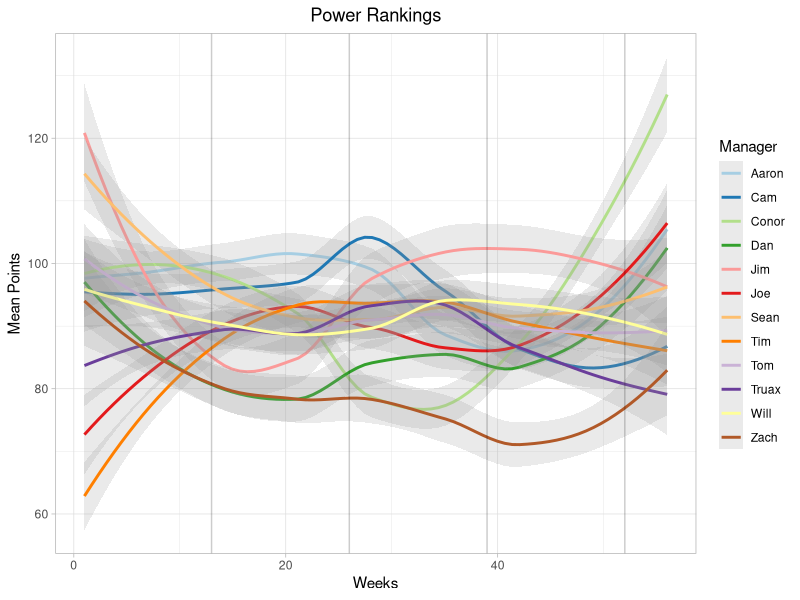
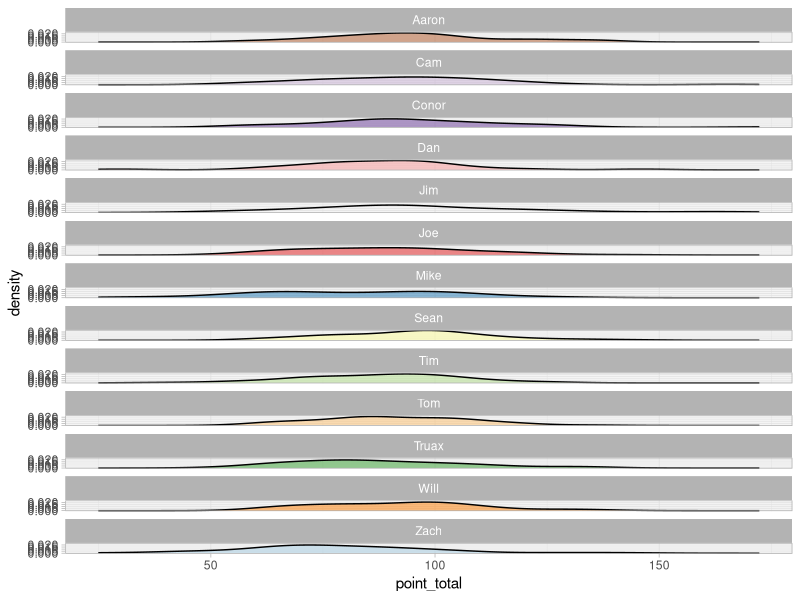
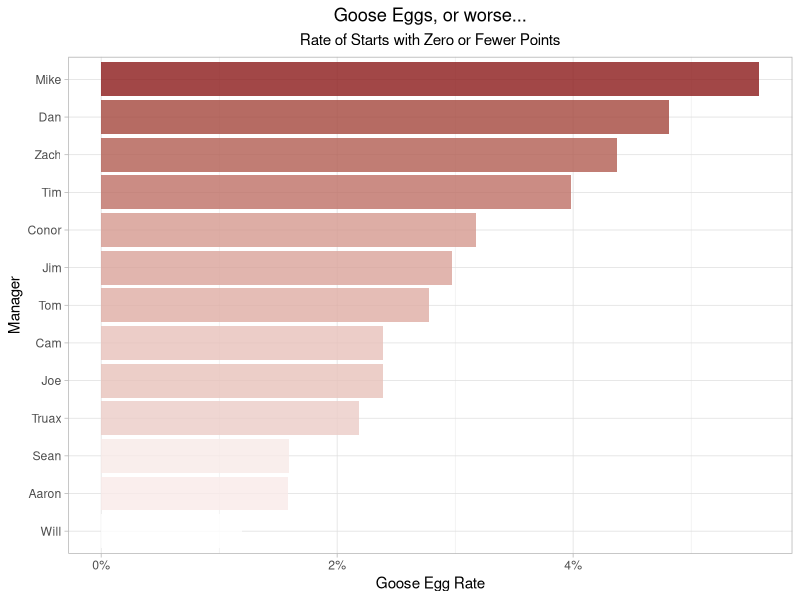

Reproduce these figures in R, in order. (Note: this script raises an error after producing the figures.)
## ---- chunk 1
ipak <- function(pkg){
    new.pkg <- pkg[!(pkg %in% installed.packages()[, "Package"])]
    if (length(new.pkg)) 
        install.packages(new.pkg, dependencies = TRUE)
    suppressWarnings(suppressMessages(sapply(pkg, require, character.only = TRUE)))
}

ipak(c("tidyverse", "skimr", "kableExtra", "knitr"))

theme_set(theme_light())
scale_colour_discrete <- function(...) scale_colour_brewer(..., palette="Paired")
scale_fill_discrete <- function(...) scale_fill_brewer(... , palette="Paired")

## ---- chunk 2
df.stats <- read.csv("../Data/points.csv", header = TRUE)
df.sched <- read.csv("../Data/schedules.csv", header = TRUE)
## ---- chunk 3

#Convert stats dataframe
tmp.conv <- c("team_id", "manager_id", "player_id")
for (col in tmp.conv) {
  df.stats[,col] <- as.factor(df.stats[,col])
}

#Convert schedule dataframe
tmp.conv <- c("team_id", "team_id_opp", "matchup_type")
for (col in tmp.conv) {
  df.sched[,col] <- as.factor(df.sched[,col])
}

## ---- chunk 4
df.stats <- df.stats %>%
  arrange(season, week, team_id, set_pos, player_pos, player_name)

df.sched <- df.sched %>%
  arrange(season, week, result)

## ---- chunk 5

df.managers.short <- data.frame("manager_name" = c("AMackel", "CameronRouzer", "conorclarke", "dayello", "jimayello", "JoeDeGregorio", "M_Stojanovic", "SeanMcNally", "THaze", "TimMartens", "Truax", "WillPo", "zachzachzach"), 
                                "manager_name_short" = c("Aaron", "Cam", "Conor", "Dan", "Jim", "Joe", "Mike", "Sean", "Tom", "Tim", "Truax", "Will", "Zach"))

df.managers <- df.stats %>%
  select(manager_id, manager_name) %>%
  distinct() %>%
  arrange(manager_name) %>%
  left_join(df.managers.short, by = "manager_name")


df.teams <- df.stats %>%
  group_by(team_id) %>%
  arrange(season, week) %>%
  summarise(manager_id_cur = last(manager_id),
            manager_name_cur = last(manager_name),
            team_name_cur = last(team_name)) %>%
  left_join(df.managers %>% select(manager_id, manager_name_short),
            by = c("manager_id_cur" = "manager_id"))

## ---- chunk 6

#Gather plot data
tmp.plot <- df.stats %>%
  group_by(team_id, season, week) %>%
  filter(! set_pos %in% c("BN", "IR", "TAXI")) %>%
  filter(as.integer(week) <= 13) %>%
  summarise(points_total = sum(points)) %>%
  ungroup() %>%
  left_join(df.teams %>% select(team_id, manager_name_short), by="team_id") %>%
  select(Manager = manager_name_short,
         Season = season,
         Week = week,
         Points = points_total) %>%
  arrange(Season, Week) %>%
  mutate(Week = paste0(Season, "-", Week)) %>%
  mutate(Week = factor(Week, ordered = TRUE))

# Create Plot
p <- ggplot(tmp.plot, aes(x = as.integer(Week), y = Points, col = Manager)) +
  geom_smooth(method = 'loess', formula = 'y ~ x',level = 0.5, span = .8, alpha = 0.2) +
  geom_vline(xintercept = seq(13, as.integer(max(tmp.plot$Week)), 13), alpha = 0.2) +
  labs(title = paste("Power Rankings")) +
  xlab("Weeks") +
  ylab("Mean Points") +
  theme(plot.title = element_text(hjust = 0.5))

# Print Plot
print(p)
  
## ---- chunk 7
tmp.plot <- df.stats %>%
  left_join(df.managers %>% select(manager_id, manager_name_short), by="manager_id") %>%
  select(manager_name_short,
         season,
         week,
         set_pos,
         points) %>%
  filter(as.integer(week) <= 13) %>%
  filter(! set_pos %in% c("BN", "IR", "TAXI")) %>%
  group_by(season, week, manager_name_short) %>%
  summarise(point_total = sum(points))

ggplot(tmp.plot, 
       aes(x = point_total, 
           fill = reorder(manager_name_short, 
                          point_total, 
                          mean))) +
  geom_density(alpha = 0.5, show.legend = FALSE) +
  facet_wrap( ~ manager_name_short, ncol=1)

## ---- chunk 8
tmp.plot.all <- df.stats %>%
  left_join(df.managers %>% select(manager_id, manager_name_short), by="manager_id") %>%
  select(manager_name_short,
         season,
         week,
         set_pos,
         player_name,
         points) %>%
  filter(as.integer(week) <= 13) %>%
  filter(! set_pos %in% c("BN", "IR", "TAXI")) %>%
  group_by(manager_name_short) %>%
  summarise(count_all = n())

tmp.plot.ltz <- df.stats %>%
  left_join(df.managers %>% select(manager_id, manager_name_short), by="manager_id") %>%
  select(manager_name_short,
         season,
         week,
         set_pos,
         player_name,
         points) %>%
  filter(as.integer(week) <= 13) %>%
  filter(! set_pos %in% c("BN", "IR", "TAXI")) %>%
  filter(points <= 0) %>%
  group_by(manager_name_short) %>%
  summarise(count_ltz = n()) %>%
  left_join(tmp.plot.all, by = "manager_name_short") %>%
  mutate(rate = count_ltz/count_all) %>%
  select(Manager = manager_name_short,
         Rate = rate)

#Plot team names
ggplot(tmp.plot.ltz, aes(x = reorder(Manager, Rate), 
                     y = Rate,
                     fill = Rate)) +
  geom_bar(stat = "identity", 
           alpha = 0.8) +
  scale_fill_gradient(low = "white", high = "firebrick4") +
  labs(title = "Goose Eggs, or worse...",
       subtitle = "Rate of Starts with Zero or Fewer Points") +
  xlab("Manager") +
  ylab("Goose Egg Rate") +
  scale_y_continuous(labels = scales::percent) +
  theme(plot.title = element_text(hjust = 0.5),
        plot.subtitle = element_text(hjust = 0.5),
        legend.position = "none") +
  coord_flip()


## ---- chunk 9

## ---- chunk 10

# Gather Wins
tmp.plot.win <- df.sched %>%
  filter(result == "W") %>%
  left_join(df.teams %>% select(team_id, manager_name_short), by = "team_id") %>%
  rename(manager_home = manager_name_short) %>%
  left_join(df.teams %>% select(team_id, manager_name_short), by = c("team_id_opp" = "team_id")) %>%
  rename(manager_away = manager_name_short) %>%
  select(-team_id, -team_id_opp) %>%
  group_by(manager_home, manager_away) %>%
  summarize(Wins = n()) %>%
  spread(key = manager_away,
         value = Wins,
         fill = 0)

# Rename rows
rownames(tmp.plot.win) <- tmp.plot.win$manager_home
tmp.plot.win$manager_home <- NULL

# Gather Losses
tmp.plot.loss <- df.sched %>%
  filter(result == "L") %>%
  left_join(df.teams %>% select(team_id, manager_name_short), by = "team_id") %>%
  rename(manager_home = manager_name_short) %>%
  left_join(df.teams %>% select(team_id, manager_name_short), by = c("team_id_opp" = "team_id")) %>%
  rename(manager_away = manager_name_short) %>%
  select(-team_id, -team_id_opp) %>%
  group_by(manager_home, manager_away) %>%
  summarize(Losses = n()) %>%
  spread(key = manager_away,
         value = Losses,
         fill = 0)

# Rename rows
rownames(tmp.plot.loss) <- tmp.plot.loss$manager_home
tmp.plot.loss$manager_home <- NULL

# Merge
for (i in 1:nrow(tmp.plot.win)) {
  for (j in 1:ncol(tmp.plot.win)) {
    tmp.plot.win[i,j] <- paste(tmp.plot.win[i,j], tmp.plot.loss[i,j], sep = "-")
    tmp.plot.win[i,j] <- ifelse(j == i, "-", tmp.plot.win[i,j])
  }
}

## ---- chunk 11
tmp.plot.win %>%
  kable() %>%
  kable_styling(bootstrap_options = c("hover", "condensed", "responsive"), full_width = F) %>%
  column_spec(1, bold = T) %>%
  row_spec(0, bold = T) %>%
  row_spec(1:12, align = "center") %>%
  #cell_spec(tmp.plot.win$Jim, popover = spec_popover(content = "Jim Sucks")) %>%
  add_footnote(c("\n Rows represent the home team, columns are the away team", 
                 "Records shown with notation:  home-away"), 
               notation = "none")

## ---- chunk 12

# Gather Wins
tmp.plot.win <- df.sched %>%
  left_join(df.teams %>% select(team_id, manager_name_short), by = "team_id") %>%
  rename(manager_home = manager_name_short) %>%
  left_join(df.teams %>% select(team_id, manager_name_short), by = c("team_id_opp" = "team_id")) %>%
  rename(manager_away = manager_name_short) %>%
  select(-team_id, -team_id_opp) %>%
  mutate(point_dif = score_team - score_opp) %>%
  group_by(manager_home, manager_away) %>%
  summarize(point_dif = round(sum(point_dif),0)) %>%
  spread(key = manager_away,
         value = point_dif)

# Rename rows
rownames(tmp.plot.win) <- tmp.plot.win$manager_home
tmp.plot.win$manager_home <- NULL


# Merge
for (i in 1:nrow(tmp.plot.win)) {
  for (j in 1:ncol(tmp.plot.win)) {
    tmp.plot.win[i,j] <- ifelse(j == i, "-", tmp.plot.win[i,j])
  }
}
## ---- chunk 13
tmp.plot.win %>%
  kable() %>%
  kable_styling(bootstrap_options = c("hover", "condensed", "responsive"), full_width = F) %>%
  column_spec(1, bold = T) %>%
  row_spec(0, bold = T) %>%
  row_spec(1:12, align = "center") %>%
  #cell_spec(tmp.plot.win$Jim, popover = spec_popover(content = "Jim Sucks")) %>%
  add_footnote(c("\n Rows represent the home team, columns are the away team"), 
               notation = "none")
  
  

## ---- chunk 14
# All Versus All Records
tmp.plot <- df.sched %>%
  left_join(df.teams %>% select(team_id, manager_name_short), by = "team_id") %>%
  select(season, week, manager_name_short, score_team) %>%
  group_by(season, week) %>%
  arrange(score_team) %>%
  mutate(week_wins = row_number()-1,
         week_losses = n() - week_wins) %>%
  ungroup() %>%
  group_by(manager_name_short) %>%
  summarise(wins = sum(week_wins),
            losses = sum(week_losses)) %>%
  arrange(desc(wins)) %>%
  select(Manager = manager_name_short, Wins = wins, Losses = losses)
## ---- chunk 15
tmp.plot %>%
  kable() %>%
  kable_styling(bootstrap_options = c("hover", "condensed", "responsive")) %>%
  row_spec(0:12, align = "center") %>%
  column_spec(1, bold = T)
## ---- chunk 16

# Define Player Position Limits
df.pos.lim <- data.frame("player_pos" = c("QB", "RB", "WR", "TE", "K", "D/ST"),
                         "pos_lim" = c(1,2,3,1,1,1))

# Initialize data frame for collecting starter results
df.stats.toppos <- data.frame()

# Gather stats from top n starters from each position
for (i in 1:nrow(df.pos.lim)) {
  
  #Define position/limit for each player position
  pos = df.pos.lim[i, "player_pos"]
  lim = df.pos.lim[i,"pos_lim"]
  
  # Filter and select top n players
  tmp.stats.toppos <- df.stats %>%
    filter(! set_pos %in% c("BN", "IR", "TAXI")) %>%
    filter(player_pos == pos) %>%
    filter(as.integer(week) <= 13) %>%
    group_by(team_id, season, week) %>%
    top_n(lim, points) %>%
    ungroup() %>%
    left_join(df.teams %>% select(team_id, manager_name_short), by="team_id") %>%
    select(Manager = manager_name_short,
           Season = season,
           Week = week,
           Position = player_pos,
           Player = player_name,
           Points = points)
  
  # Compile Results
  df.stats.toppos <- rbind(df.stats.toppos, tmp.stats.toppos)
}

# Initialize data frame for collecting starter results
df.stats.topben <- data.frame()

# Gather stats from top bench player for each position
for (i in 1:nrow(df.pos.lim)) {
  
  #Define position/limit for each player position
  pos = df.pos.lim[i, "player_pos"]
  lim = 1
  
  # Filter and select top n players
  tmp.stats.topben <- df.stats %>%
    filter(set_pos %in% c("BN", "TAXI")) %>%
    filter(player_pos == pos) %>%
    filter(as.integer(week) <= 13) %>%
    group_by(team_id, season, week) %>%
    top_n(lim, points) %>%
    ungroup() %>%
    left_join(df.teams %>% select(team_id, manager_name_short), by="team_id") %>%
    select(Manager = manager_name_short,
           Season = season,
           Week = week,
           Position = player_pos,
           Player = player_name,
           Points = points)
  
  # Compile Results
  df.stats.topben <- rbind(df.stats.topben, tmp.stats.topben)
}

## ---- chunk 17

# Define temporary plot data
tmp.plot <- df.stats.toppos %>%
  filter(Position != "K") %>%
  arrange(Season, Week) %>%
  mutate(Week = paste0(Season, "-", Week)) %>%
  mutate(Week = factor(Week, ordered = TRUE))

# Define Year Labels
#years <- seq(round(max(tmp.plot$Week/13),0)

# Create Plot
p <- ggplot(tmp.plot, aes(x = as.integer(Week), y = Points, col = Position)) +
  geom_smooth(method = 'loess', formula = 'y ~ x',level = 0.5, span = .8, alpha = 0.2) +
  geom_vline(xintercept = seq(13, as.integer(max(tmp.plot$Week)), 13), alpha = 0.2) +
  theme_light() +
  labs(title = paste("Starting Positional Strength Over Time")) +
  xlab("Weeks") +
  ylab("Points") +
  ylim(c(0,30)) +
  theme(plot.title = element_text(hjust = 0.5))

p <- p + facet_wrap( ~ Manager, ncol=2)

# Print Plot
print(p)
  

## ---- chunk 18

# Define temporary plot data
tmp.plot <- df.stats.topben %>%
  filter(! Position %in% c("K", "D/ST")) %>%
  arrange(Season, Week) %>%
  mutate(Week = paste0(Season, "-", Week)) %>%
  mutate(Week = factor(Week, ordered = TRUE))

# Create Plot
p <- ggplot(tmp.plot, aes(x = as.integer(Week), y = Points, col = Position)) +
  geom_smooth(method = 'loess', formula = 'y ~ x',level = 0.5, span = .8, alpha = 0.2) +
  geom_vline(xintercept = seq(13, as.integer(max(tmp.plot$Week)), 13), alpha = 0.2) +
  labs(title = paste("Bench Positional Strength Over Time")) +
  xlab("Weeks") +
  ylab("Points") +
  ylim(c(0,30)) +
  theme(plot.title = element_text(hjust = 0.5))

p <- p + facet_wrap( ~ Manager, ncol=2)

# Print Plot
print(p)
  
## ---- chunk 19

# Define Player Position Limits
df.pos.lim <- data.frame("player_pos" = c("QB", "RB", "WR", "TE", "K", "D/ST"),
                         "pos_lim" = c(1,2,3,1,1,1))

tmp.plot <- df.stats %>%
  select(season,
         week,
         player_pos,
         set_pos,
         points) %>%
  left_join(df.pos.lim, by = "player_pos") %>%
  filter(as.integer(week) <= 13) %>%
  filter(! set_pos %in% c("BN", "IR", "TAXI")) %>%
  group_by(season, week, player_pos) %>%
  arrange(desc(points)) %>%
  mutate(rank_pos = row_number(),
         rank = ifelse(rank_pos <= pos_lim*6, "Top", "Bottom")) %>%
  ungroup() %>%
  group_by(season, week, player_pos, rank) %>%
  summarise(points_mean = mean(points)) %>%
  spread(rank, points_mean) %>%
  mutate(points_dif = Top - Bottom) %>%
  select(Position = player_pos, `Point Differential` = points_dif)
  

ggplot(tmp.plot, aes(x = reorder(Position, `Point Differential`, median), y = `Point Differential`)) +
  geom_boxplot(alpha = 0.8, outlier.shape = NA) +
  geom_jitter(alpha = 0.6, width = 0.25, aes(col = Position)) +
  labs(title = paste("Mean Point Differential - Best vs. Worse Weekly")) +
  xlab("Positions") +  
  ylab("Mean Point Differential") +
  theme(plot.title = element_text(hjust = 0.5), legend.position = "none")
  

## ---- chunk 20

# Define Player Position Limits
df.pos.lim <- data.frame("player_pos" = c("QB", "RB", "WR", "TE", "K", "D/ST"),
                         "pos_lim" = c(1,2,3,1,1,1))

# Gaher player stats and ranked positions
tmp.stats <- df.stats %>%
  select(season,
         week,
         team_id,
         player_pos,
         set_pos,
         points) %>%
  left_join(df.pos.lim, by = "player_pos") %>%
  filter(as.integer(week) <= 13) %>%
  filter(! set_pos %in% c("BN", "IR", "TAXI")) %>%
  group_by(season, week, team_id, player_pos) %>%
  arrange(points) %>%
  mutate(rank = row_number()) %>%
  filter(rank <= pos_lim) %>%
  ungroup() %>%
  mutate(player_pos = as.character(player_pos),
         player_pos = ifelse(pos_lim > 1,
                             paste0(player_pos, rank),
                             player_pos)) %>%
  select(season, week, team_id, player_pos, points)
  
# Gather match point differntial each week
tmp.match <- df.sched %>%
  filter(result == "W",
         week <= 13) %>%
  select(season, week, team_id, team_id_opp, score_team, score_opp) %>%
  mutate(score_dif = score_team - score_opp,
         match_id = paste(team_id, team_id_opp, sep = "-")) %>%
  select(season, week, match_id, score_dif)

# Calculate ratios between player/match point differntials and determine outcome impact
tmp.plot <- df.sched %>%
  filter(result == "W",
         week <= 13) %>%
  select(season, week, team_id, team_id_opp) %>%
  mutate(match_id = paste(team_id, team_id_opp, sep = "-")) %>%
  gather(key = team_type, value = team_id, team_id, team_id_opp) %>%
  left_join(tmp.stats, by = c("season", "week", "team_id")) %>%
  mutate(points = ifelse(team_type == "team_id_opp", 
                         -points, 
                         points)) %>%
  group_by(season, week, match_id, player_pos) %>%
  summarise(points_dif = abs(sum(points))) %>%
  ungroup() %>%
  left_join(tmp.match, by = c("season", "week", "match_id")) %>%
  mutate(impact_rto = points_dif/score_dif,
         impact_result = impact_rto >= 1) %>%
  select(season, week, match_id, player_pos, impact_rto, impact_result) %>%
  rename(Position = player_pos, Ratio = impact_rto, `Impact Result` = impact_result) %>%
  group_by(Position) %>%
  summarise(impact_pct = sum(`Impact Result`)/n()) %>%
  ungroup()

  
# Plot
ggplot(tmp.plot, aes(x = reorder(Position, impact_pct), y = impact_pct, fill = impact_pct)) +
  geom_bar(stat = "identity", alpha = 0.8) +
  scale_y_continuous(labels = scales::percent) +
  scale_fill_gradient(low = "white", high = "firebrick4") +
  labs(title = "Matchup Outcome Impact by Position",
       subtitle = "Percentage of matchups where positional point difference\n would have changed the match outcome") +
  xlab("Positions") +  
  ylab("Percent Impact") +
  theme(plot.title = element_text(hjust = 0.5), 
        plot.subtitle = element_text(hjust = 0.5), 
        legend.position = "none") +
  coord_flip()
  

## ---- chunk 21
tmp.plot <- df.sched %>%
  filter(result == "W") %>%
  select(season, week, team_id, team_id_opp, score_team, score_opp) %>%
  mutate(score_dif = score_team - score_opp) %>%
## ---- chunk 22

# Gather team name data
df.teamnames <- df.stats %>%
  select(manager_name, team_name) %>%
  distinct() %>%
  group_by(manager_name) %>%
  summarise(Count = n(),
            Names = paste0(team_name, collapse = ", ")) %>%
  arrange(desc(Count)) %>%
  rename(Manager = manager_name)

#Plot team names
ggplot(df.teamnames, 
       aes(x = reorder(Manager, Count), 
           y = Count)) +
  geom_bar(stat = "identity", 
           alpha = 0.8) +
  geom_text(aes(x = Manager, 
                y = 0.1, 
                label = Names, 
                hjust = 0, 
                vjust = 0.5), 
            size = 2.5, 
            col = "white") +
  labs(title = "Team Name Insecurity") +
  xlab("Manager") +
  ylab("Number of Team Names") +
  theme(plot.title = element_text(hjust = 0.5)) +
  coord_flip()

## ---- chunk 23
tmp.plot <- 
  data.frame("Manager" = c("Aaron", "Jim", "Tim", "Cam", "Sean", "Dan", "Will", "Truax", "Joe", "Tom", "Conor", "Zach"), 
             "Outcome" = c(2,-1,0,0,0,0,0,0,0,0,0,0), 
             "type" = c("W", "L", "L", "L", "L", "L", "L", "L", "L", "L", "L", "L"))

ggplot(tmp.plot, aes(x = reorder(Manager, abs(Outcome)), y = Outcome)) +
  geom_bar(stat = "identity", aes(fill = type), col = "black", alpha = 0.8) +
  geom_text(aes(x = "Jim", y = -0.5, label = "Jim is a failure."), col = "white") +
  geom_text(aes(x = "Aaron", y = 1, label = "Aaron did his job.  Twice..."), col = "white") +
  geom_text(aes(x = "Cam", y = 0.5, label = "Wins"), col = "black") +
  geom_text(aes(x = "Cam", y = -0.5, label = "Losses"), col = "black") +
  geom_vline(xintercept = 0) +
  theme_light() +
  scale_fill_manual(values=c("firebrick3", "forestgreen")) +
  labs(title = "Championship Outcomes vs. Rob Dvorak") +
  xlab("Manager") +
  ylab("Outcome") +
  ylim(c(-2,2)) +
  theme(plot.title = element_text(hjust = 0.5)) +
  coord_flip()


## ---- chunk 24
# Cleanup Workspace=
rm(list = ls(pattern = "^tbl.|^tmp.|^con.|^pack.|^[:alpha::]$"))
